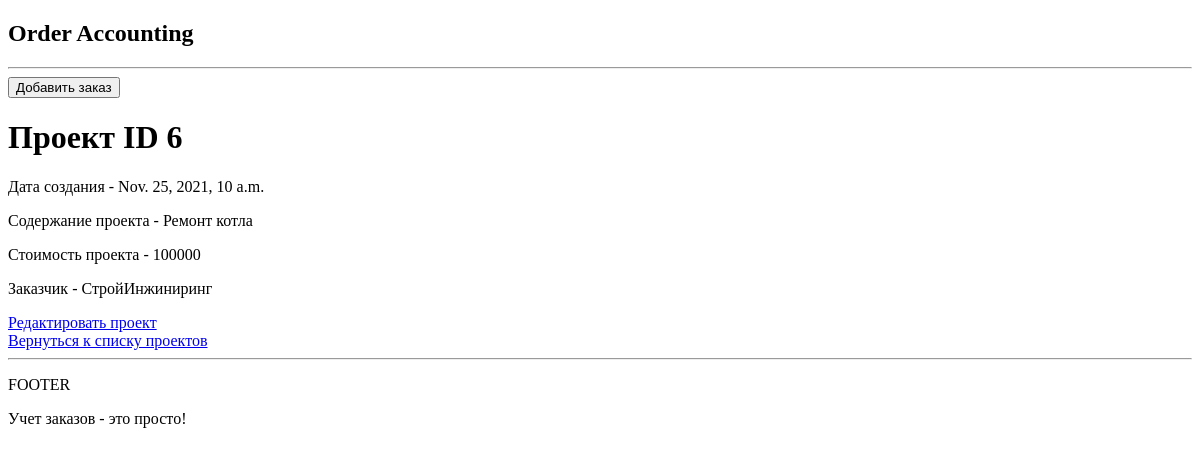
/order/6/, run on an earlier commit of the app's database.
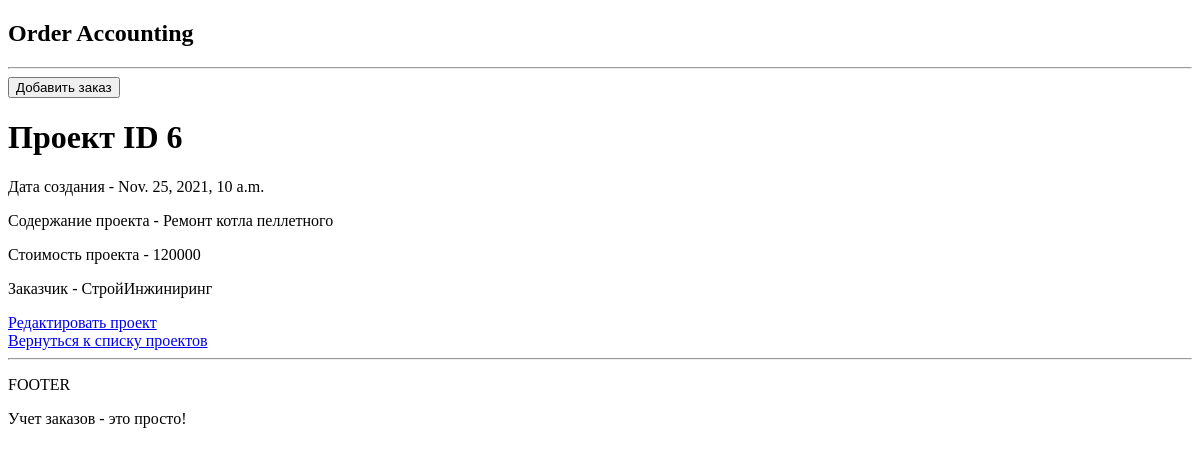
And on a later commit of the database.
### orders/models.py (models this page shows, shortened)
class Orders(models.Model):
    description = models.CharField(max_length=500, null=True, blank=True)
    amount = models.BigIntegerField()
    created = models.DateTimeField()
    customer = models.ForeignKey(Customer, on_delete=models.CASCADE)

class Customer(models.Model):
    title = models.CharField(max_length=200)
    def __str__(self):
        return self.title

### orders/views.py (the view)
# urls.py: path('order/<str:pk>/', views.single_order, name='single-order'),
def single_order(request, pk):
    order = Orders.objects.get(id=pk)
    context = {'order': order}
    return render(request, 'orders/single_order.html', context)

### orders/templates/orders/single_order.html
{% extends 'main.html' %}
{% block content %}
<h1> Проект ID {{ order.id}} </h1>
<p>Дата создания - {{order.created}}</p>
<p>Содержание проекта - {{order.description}}</p>
<p>Стоимость проекта - {{order.amount}}</p>
<p>Заказчик - {{order.customer}}</p>
<a href = "{% url 'update-order' order.id %}">Редактировать проект</a><br>
<a href = "{% url 'orders' %}">Вернуться к списку проектов</a>
{% endblock %}

What changed in the data, as far as the page shows it:
changed Orders "СтройИнжиниринг": description "Ремонт котла" → "Ремонт котла пеллетного"; amount "100000" → "120000"
